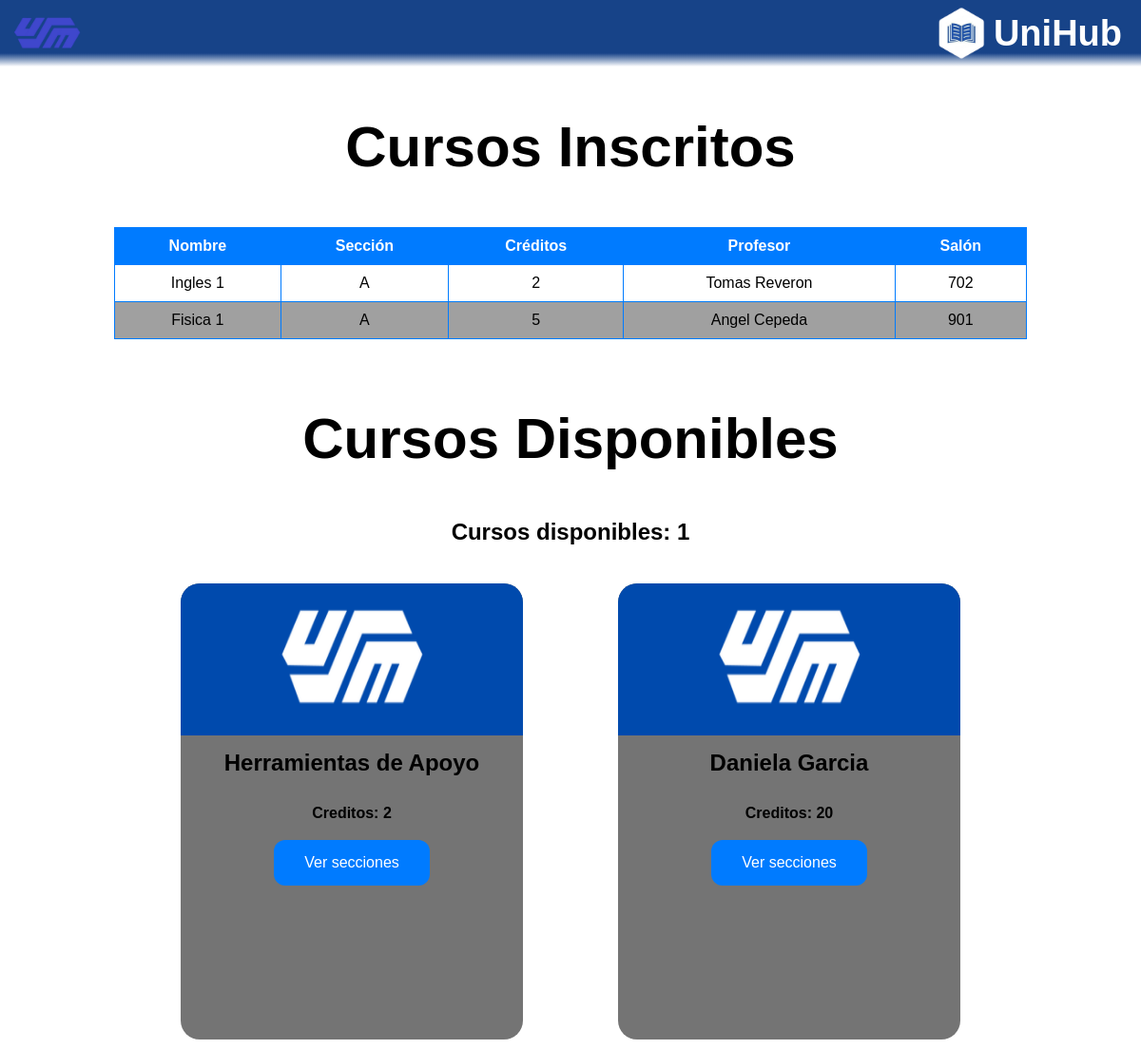
Page /inscripcion.php (signed in) on the committed database.
### tables this page shows
CREATE TABLE IF NOT EXISTS `materias` (
  `id` int NOT NULL AUTO_INCREMENT,
  `nombre` varchar(100) DEFAULT NULL,
  `salon` varchar(50) DEFAULT NULL,
  `id_profesor` int DEFAULT NULL,
  `creditos` int NOT NULL,
  `semestre` int NOT NULL,
  `seccion` varchar(50) NOT NULL,
  PRIMARY KEY (`id`),
  KEY `fk_profesor` (`id_profesor`)
);

CREATE TABLE IF NOT EXISTS `profesores` (
  `id` int NOT NULL AUTO_INCREMENT,
  `id_usuario` int DEFAULT NULL,
  `cedula` int NOT NULL,
  `nombre` varchar(255) DEFAULT NULL,
  PRIMARY KEY (`id`),
  KEY `id_usuario` (`id_usuario`)
);

CREATE TABLE IF NOT EXISTS `estudiantes` (
  `id` int NOT NULL AUTO_INCREMENT,
  `id_usuario` int NOT NULL,
  `cedula` int DEFAULT NULL,
  `email` varchar(100) NOT NULL,
  `carrera` varchar(100) NOT NULL,
  `semestre` int NOT NULL,
  `creditosdisponibles` int NOT NULL,
  PRIMARY KEY (`id`),
  KEY `id_usuario` (`id_usuario`)
);

### inscripcion.php (the view, shortened to what this page needs)
<!DOCTYPE html>
<html lang="es">
<head>
    <link rel="stylesheet" href="css/style.css">
    <link rel="stylesheet" href="css/principalalumnostyle.css">
    <link rel="stylesheet" href="css/inscripcionstyle.css">
    <link rel="stylesheet" href="css/tablastyle.css">
</head>
<body>
    <div class="cabecera">
        <button type="button" id="logoButton">
            <img src="css/logoazul.png" alt="Logo">
        </button>
        <div class="logoempresa">
            <img src="css/logounihubblanco.png" alt="Logo" class="logounihub">
            <p>UniHub</p>
        </div>
    </div>
    <?php include 'menu_alumno.php'; ?>
    <div class="contenedor-principal">
        <h1>Cursos Inscritos</h1>
        <div class="contenedormaterias">
            <table>
                <thead>
                    <tr>
                        <th>Nombre</th>
                        <th>Sección</th>
                        <th>Créditos</th>
                        <th>Profesor</th>
                        <th>Salón</th>
                    </tr>
                </thead>
                <tbody>
                    <?php
                    require 'conexion.php';
                    $sqlInscritas = "SELECT m.id, m.nombre, m.seccion, m.creditos, p.nombre AS profesor, m.salon
                             FROM materias m
                             JOIN Inscripciones i ON m.id = i.id_materia
                             JOIN profesores p ON m.id_profesor = p.id
                             WHERE i.id_estudiante = ?";
                    $stmtInscritas = $conn->prepare($sqlInscritas);
                    $stmtInscritas->bind_param("i", $_SESSION['idusuario']);
                    $stmtInscritas->execute();
                    $resultadoInscritas = $stmtInscritas->get_result();
                    if ($resultadoInscritas->num_rows > 0) {
                        while ($fila = $resultadoInscritas->fetch_assoc()) {
                            echo "<tr>";
                            echo "<td>" . $fila['nombre'] . "</td>";
                            echo "<td>" . $fila['seccion'] . "</td>";
                            echo "<td>" . $fila['creditos'] . "</td>";
                            echo "<td>" . $fila['profesor'] . "</td>";
                            echo "<td>" . $fila['salon'] . "</td>";
                            echo "</tr>";
                        }
                    } else {
                        echo "<tr><td colspan='6'>No hay materias inscritas.</td></tr>";
                    }
                    ?>
                </tbody>
            </table>
        </div>
        <h1>Cursos Disponibles</h1>
        <?php
        require 'conexion.php';
        function getAvailableCredits($id_usuario)
        {
            global $conn;
            $sql = "SELECT creditosdisponibles FROM estudiantes WHERE id_usuario = ?";
            $stmt = $conn->prepare($sql);
            $stmt->bind_param("i", $id_usuario);
            $stmt->execute();
            $stmt->bind_result($creditosdisponibles);
            return $creditosdisponibles;
        }
        ?>
        <h2 class="h2">Cursos disponibles: <?php echo getAvailableCredits($_SESSION['idusuario']) ?></h2>
        <div class="materias">
            <?php
            $conexion = new mysqli("localhost", "root", "", "proyectousm");
            $id_usuario = $_SESSION['idusuario'];
            $sql = "SELECT semestre FROM estudiantes WHERE id_usuario = ?";
            $stmt = $conexion->prepare($sql);
            $stmt->bind_param("i", $id_usuario);
            $stmt->execute();
            $stmt->bind_result($semestre);
            if (isset($semestre)) {
                $sqlMaterias = "SELECT m.id, m.nombre, m.creditos, m.semestre
            FROM (
                SELECT nombre, MIN(id) as min_id
                FROM materias
                GROUP BY nombre
            ) sub
            JOIN materias m ON m.id = sub.min_id
            LEFT JOIN Inscripciones i ON m.id = i.id_materia AND i.id_estudiante = ?
            LEFT JOIN HistoricoAcademico h ON m.id = h.MateriaID AND h.EstudianteID = ?
            WHERE m.semestre <= ? AND i.id_materia IS NULL AND (h.MateriaID IS NULL OR h.Calificacion IS NULL)";
                $stmtMaterias = $conexion->prepare($sqlMaterias);
                $stmtMaterias->bind_param("iii", $id_usuario, $id_usuario, $semestre);
                $stmtMaterias->execute();
                $resultado = $stmtMaterias->get_result();
                if ($resultado->num_rows > 0) {
                    while ($fila = $resultado->fetch_assoc()) {
                        ?>
                        <div class="div-materia">
                            <img src="css/images.png">
                            <h2><?php echo $fila['nombre']; ?></h2>
                            <h4>Creditos: <?php echo $fila['creditos']; ?></h4>
                            <a class="botoninscribir" data-valor="<?php echo $fila['nombre'] ?>">Ver secciones</a>
                        </div>
                        <?php
                    }
                } else {
                    echo "No hay cursos disponibles para inscribir.";
                }
            } else {
                echo "No se encontró el usuario.";
            }
            ?>
        </div>
</body>
</html>

### menu_alumno.php (shortened to what this page needs)
<head>
    <link rel="stylesheet" href="css/principalalumnostyle.css">
</head>

### css/style.css (style rules this page uses)
* { margin: 0; padding: 0; box-sizing: border-box; }

### css/principalalumnostyle.css (style rules this page uses)
.cabecera { width: 100%; height: 70px; background: linear-gradient( to bottom, #174388 0%, #174388 80%, transparent 100% ); display: flex; align-items: center; flex-direction: row; align-content: center; justify-content: flex-end; }
.cabecera button img { width: 70px; height: auto; }
.cabecera button { position: absolute; background-color: transparent; border: none; left: 15px; cursor: pointer; user-select: none; }
.cabecera p { font-family: "Poppins", sans-serif; font-size: 38px; color: white; position: absolute; right: 20px; user-select: none; font-weight: 700; }
.logoempresa img { width: 70px; height: auto; }
.logoempresa { display: flex; flex-direction: row; width: 225px; height: auto; align-items: center; }
:root { --background-color: white; --text-color: black; }
body { background-color: var(--background-color); color: var(--text-color); height: 100vh; transition: 1s background-color ease-in-out; }

### css/inscripcionstyle.css (style rules this page uses)
body { font-family: "Poppins", sans-serif; }
h1 { display: flex; align-items: center; justify-content: center; font-size: 60px; margin: 50px; }
.h2 { display: flex; align-items: center; justify-content: center; margin: 30px; }
.materias { width: 100%; display: flex; align-items: center; justify-content: center; flex-flow: row wrap; gap: 80px; }
.div-materia { height: 60vh; margin: 10px; background-color: rgb(116, 116, 116); flex: 1 1 100%; max-width: 30%; box-sizing: border-box; border-radius: 20px; overflow: hidden; display: flex; flex-direction: column; align-items: center; }
.div-materia img { width: 100%; height: 20vh; }
.div-materia h2 { margin: 15px; font-weight: 600; }
.div-materia h4 { margin: 15px; }
.botoninscribir { background-color: #007BFF; border: none; color: white; padding: 15px 32px; text-align: center; text-decoration: none; display: inline-block; font-size: 16px; margin: 4px 2px; cursor: pointer; border-radius: 12px; transition: background-color 0.3s ease, transform 0.3s ease; }

### css/tablastyle.css (style rules this page uses)
body { --bgcolortabla: #a0a0a0; }
table { width: 80%; border-collapse: collapse; margin-bottom: 20px; text-align: center; }
table, th, td { border: 1px solid #007BFF; text-align: center; }
tr { text-align: center; transition: all 0.3s ease-in-out; }
th, td { padding: 10px; text-align: center; }
th { background-color: #007BFF; color: white; }
tr:nth-child(even) { background-color: var(--bgcolortabla); }
.contenedormaterias { width: 100%; height: auto; display: flex; justify-content: center; align-items: center; }

### rows in the picture
materias: nombre "Ingles 1", seccion "A", creditos "2", id_profesor.nombre "Tomas Reveron", salon "702"
materias: nombre "Fisica 1", seccion "A", creditos "5", id_profesor.nombre "Angel Cepeda", salon "901"
estudiantes: creditosdisponibles "1"
materias: nombre "Herramientas de Apoyo", creditos "2"
materias: nombre "Daniela Garcia", creditos "20"
